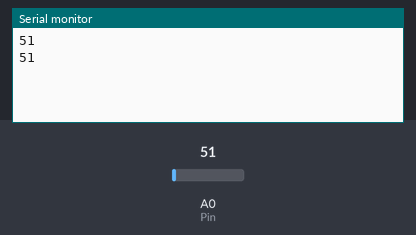
Bench run of a sketch on a simulated Arduino Uno, built with avr-gcc and run on an emulated ATmega328P. Shown: the last lines printed to the serial monitor. Inputs (shaded band) come from the test bench; at power-on: A0 (Pin) = 51.

Above: at 1.8 s.
1.9 s: A0 (Pin) set to 61
At 2.6 s:
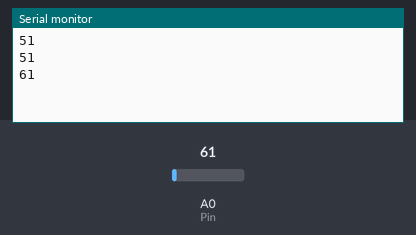
3.4 s: A0 (Pin) set to 71
At 4.8 s:
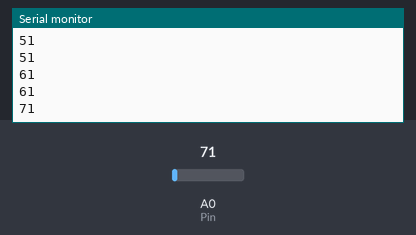
Timing chart, 0 to 6.4 s (numbered marks = the images above; inputs shaded):
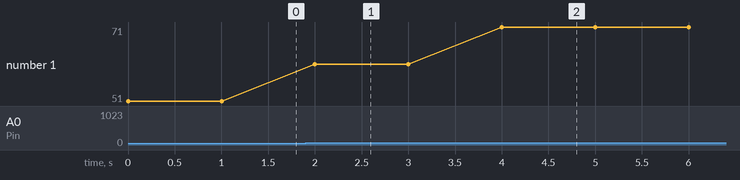

Measured:
- after the input at 1.9 s, the serial monitor: prints a new line after 0.10 s (image 1)
- after the input at 3.4 s, the serial monitor: prints a new line after 0.60 s (image 2)
- plotted number 1: 51 → 61 after the input at 1.9 s, 61 → 71 after the input at 3.4 s

The sketch:

bluetooth-get-data.ino
```cpp
/*
ARDUINO TRAINING
CREATE BY : MUHAMMAD SHAHKHIR BIN MOZAMIR

 TITLE: READ DATA
*/

int Value; //Membuat hasil suhu dengan bilangan desimal
int Pin = 0; //Mendefinisikan Output dari IC LM35 ke Analog input

void setup() {
  Serial.begin(9600); //Sesuaikan dengan Baudrate Modul Bluetooth anda!
}

void loop() {
  Value = analogRead(Pin);

  Serial.println(Value); //Tampilkan hasil suhu sebenarnya
  delay(1000); //Pergantian hasil suhu setiap 1 detik
}


/*
 *TEST STATUS : QUALIFIED
 */
```
